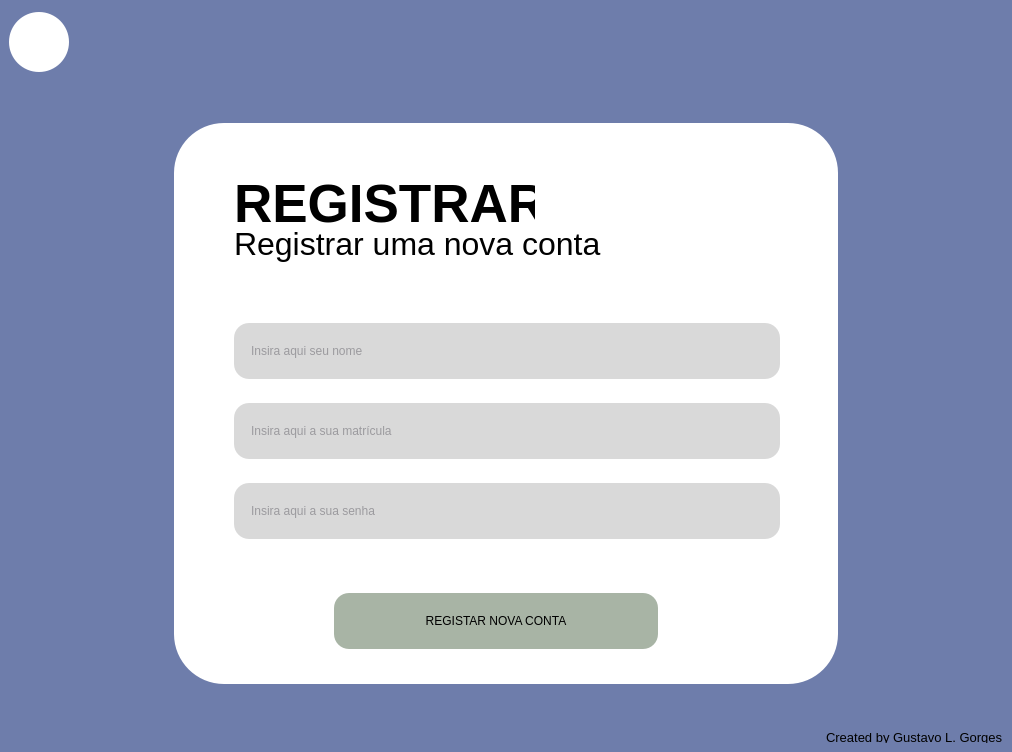
<?xml version="1.0" encoding="UTF-8"?>
<ui version="4.0">
 <class>MainWindow</class>
 <widget class="QMainWindow" name="MainWindow">
  <property name="geometry">
   <rect>
    <x>0</x>
    <y>0</y>
    <width>1012</width>
    <height>752</height>
   </rect>
  </property>
  <property name="minimumSize">
   <size>
    <width>674</width>
    <height>660</height>
   </size>
  </property>
  <property name="windowTitle">
   <string>Cesusc personal analyzer</string>
  </property>
  <property name="styleSheet">
   <string notr="true">background-color:#6E7DAB;</string>
  </property>
  <widget class="QWidget" name="centralwidget">
   <layout class="QVBoxLayout" name="verticalLayout">
    <property name="spacing">
     <number>0</number>
    </property>
    <property name="leftMargin">
     <number>0</number>
    </property>
    <property name="topMargin">
     <number>0</number>
    </property>
    <property name="rightMargin">
     <number>0</number>
    </property>
    <property name="bottomMargin">
     <number>0</number>
    </property>
    <item>
     <widget class="QFrame" name="returnBtnFrame">
      <property name="minimumSize">
       <size>
        <width>0</width>
        <height>0</height>
       </size>
      </property>
      <property name="maximumSize">
       <size>
        <width>16777215</width>
        <height>85</height>
       </size>
      </property>
      <property name="styleSheet">
       <string notr="true"/>
      </property>
      <property name="frameShape">
       <enum>QFrame::NoFrame</enum>
      </property>
      <property name="frameShadow">
       <enum>QFrame::Plain</enum>
      </property>
      <layout class="QHBoxLayout" name="horizontalLayout_2">
       <item alignment="Qt::AlignLeft">
        <widget class="QPushButton" name="returnButton">
         <property name="minimumSize">
          <size>
           <width>60</width>
           <height>60</height>
          </size>
         </property>
         <property name="styleSheet">
          <string notr="true">QPushButton{
	image: url(:/returnButtonImage/returnArrow.png);
	border-radius:30px;
	background-color:white;
}

QPushButton:hover{
	background-color:rgb(206, 206, 206);
}

QPushButton:pressed{
	border:2px solid #6E7DAB;
	background-color:rgb(156, 156, 156);
}</string>
         </property>
         <property name="text">
          <string/>
         </property>
        </widget>
       </item>
      </layout>
     </widget>
    </item>
    <item>
     <widget class="QFrame" name="mainFrame">
      <property name="frameShape">
       <enum>QFrame::NoFrame</enum>
      </property>
      <property name="frameShadow">
       <enum>QFrame::Plain</enum>
      </property>
      <layout class="QHBoxLayout" name="horizontalLayout">
       <property name="spacing">
        <number>0</number>
       </property>
       <property name="leftMargin">
        <number>0</number>
       </property>
       <property name="topMargin">
        <number>0</number>
       </property>
       <property name="rightMargin">
        <number>0</number>
       </property>
       <property name="bottomMargin">
        <number>0</number>
       </property>
       <item>
        <widget class="QFrame" name="frame">
         <property name="maximumSize">
          <size>
           <width>664</width>
           <height>561</height>
          </size>
         </property>
         <property name="styleSheet">
          <string notr="true">border-radius:50px;
background-color:white;</string>
         </property>
         <property name="frameShape">
          <enum>QFrame::NoFrame</enum>
         </property>
         <property name="frameShadow">
          <enum>QFrame::Raised</enum>
         </property>
         <widget class="QLabel" name="tittleLabel">
          <property name="geometry">
           <rect>
            <x>60</x>
            <y>60</y>
            <width>301</width>
            <height>41</height>
           </rect>
          </property>
          <property name="font">
           <font>
            <pointsize>40</pointsize>
            <bold>true</bold>
           </font>
          </property>
          <property name="styleSheet">
           <string notr="true">color:black;</string>
          </property>
          <property name="text">
           <string>REGISTRAR</string>
          </property>
         </widget>
         <widget class="QLabel" name="subTittleLabel">
          <property name="geometry">
           <rect>
            <x>60</x>
            <y>100</y>
            <width>371</width>
            <height>41</height>
           </rect>
          </property>
          <property name="font">
           <font>
            <pointsize>24</pointsize>
            <bold>false</bold>
            <underline>false</underline>
            <strikeout>false</strikeout>
            <kerning>true</kerning>
           </font>
          </property>
          <property name="styleSheet">
           <string notr="true">color:black;</string>
          </property>
          <property name="text">
           <string>Registrar uma nova conta</string>
          </property>
         </widget>
         <widget class="QLineEdit" name="usernameInput">
          <property name="geometry">
           <rect>
            <x>60</x>
            <y>200</y>
            <width>546</width>
            <height>56</height>
           </rect>
          </property>
          <property name="styleSheet">
           <string notr="true">QLineEdit{
	background-color: #D9D9D9;
	:15px;
	border-radius:15px;
	color:rgb(94, 92, 100);
	padding-left:15px;
}

QLineEdit:focus{
	border: 2px solid #6E7DAB;
}</string>
          </property>
          <property name="text">
           <string/>
          </property>
          <property name="maxLength">
           <number>50</number>
          </property>
          <property name="placeholderText">
           <string>Insira aqui seu nome</string>
          </property>
         </widget>
         <widget class="QLineEdit" name="matriculaInput">
          <property name="geometry">
           <rect>
            <x>60</x>
            <y>280</y>
            <width>546</width>
            <height>56</height>
           </rect>
          </property>
          <property name="styleSheet">
           <string notr="true">QLineEdit{
	background-color: #D9D9D9;
	:15px;
	border-radius:15px;
	color:rgb(94, 92, 100);
	padding-left:15px;
}

QLineEdit:focus{
	border: 2px solid #6E7DAB;
}</string>
          </property>
          <property name="text">
           <string/>
          </property>
          <property name="maxLength">
           <number>50</number>
          </property>
          <property name="placeholderText">
           <string>Insira aqui a sua matrícula</string>
          </property>
         </widget>
         <widget class="QLineEdit" name="passwordInput">
          <property name="geometry">
           <rect>
            <x>60</x>
            <y>360</y>
            <width>546</width>
            <height>56</height>
           </rect>
          </property>
          <property name="styleSheet">
           <string notr="true">QLineEdit{
	background-color: #D9D9D9;
	:15px;
	border-radius:15px;
	color:rgb(94, 92, 100);
	padding-left:15px;
}

QLineEdit:focus{
	border: 2px solid #6E7DAB;
}</string>
          </property>
          <property name="text">
           <string/>
          </property>
          <property name="maxLength">
           <number>50</number>
          </property>
          <property name="placeholderText">
           <string>Insira aqui a sua senha</string>
          </property>
         </widget>
         <widget class="QPushButton" name="registerButton">
          <property name="geometry">
           <rect>
            <x>160</x>
            <y>470</y>
            <width>324</width>
            <height>56</height>
           </rect>
          </property>
          <property name="styleSheet">
           <string notr="true">QPushButton{
	color:black;
	background-color:#A8B4A5;
	:15px;
	border-radius:15px
}

QPushButton:hover{
	background-color:rgb(117, 129, 114);
}

QPushButton:pressed{
	background-color:rgb(82, 88, 80);
}</string>
          </property>
          <property name="text">
           <string>REGISTAR NOVA CONTA</string>
          </property>
         </widget>
        </widget>
       </item>
      </layout>
     </widget>
    </item>
    <item>
     <widget class="QFrame" name="creditsFrame">
      <property name="maximumSize">
       <size>
        <width>16777215</width>
        <height>30</height>
       </size>
      </property>
      <property name="frameShape">
       <enum>QFrame::NoFrame</enum>
      </property>
      <property name="frameShadow">
       <enum>QFrame::Plain</enum>
      </property>
      <layout class="QHBoxLayout" name="horizontalLayout_3">
       <item alignment="Qt::AlignRight">
        <widget class="QLabel" name="credits_label">
         <property name="font">
          <font>
           <pointsize>10</pointsize>
          </font>
         </property>
         <property name="text">
          <string>Created by Gustavo L. Gorges</string>
         </property>
        </widget>
       </item>
      </layout>
     </widget>
    </item>
   </layout>
  </widget>
 </widget>
 <resources>
  <include location="UIresources.qrc"/>
 </resources>
 <connections/>
</ui>
